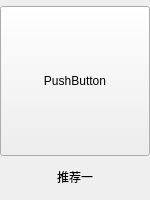
<?xml version="1.0" encoding="UTF-8"?>
<ui version="4.0">
 <class>RecBoxItem</class>
 <widget class="QWidget" name="RecBoxItem">
  <property name="geometry">
   <rect>
    <x>0</x>
    <y>0</y>
    <width>150</width>
    <height>200</height>
   </rect>
  </property>
  <property name="minimumSize">
   <size>
    <width>150</width>
    <height>200</height>
   </size>
  </property>
  <property name="maximumSize">
   <size>
    <width>150</width>
    <height>200</height>
   </size>
  </property>
  <property name="windowTitle">
   <string>Form</string>
  </property>
  <layout class="QVBoxLayout" name="verticalLayout">
   <property name="spacing">
    <number>0</number>
   </property>
   <property name="leftMargin">
    <number>0</number>
   </property>
   <property name="topMargin">
    <number>0</number>
   </property>
   <property name="rightMargin">
    <number>0</number>
   </property>
   <property name="bottomMargin">
    <number>0</number>
   </property>
   <item>
    <widget class="QWidget" name="imageBox" native="true">
     <property name="minimumSize">
      <size>
       <width>150</width>
       <height>150</height>
      </size>
     </property>
     <property name="maximumSize">
      <size>
       <width>150</width>
       <height>150</height>
      </size>
     </property>
     <layout class="QHBoxLayout" name="horizontalLayout">
      <property name="spacing">
       <number>0</number>
      </property>
      <property name="leftMargin">
       <number>0</number>
      </property>
      <property name="topMargin">
       <number>0</number>
      </property>
      <property name="rightMargin">
       <number>0</number>
      </property>
      <property name="bottomMargin">
       <number>0</number>
      </property>
      <item>
       <widget class="QPushButton" name="recMusicBtn">
        <property name="minimumSize">
         <size>
          <width>150</width>
          <height>150</height>
         </size>
        </property>
        <property name="maximumSize">
         <size>
          <width>150</width>
          <height>150</height>
         </size>
        </property>
        <property name="cursor">
         <cursorShape>PointingHandCursor</cursorShape>
        </property>
        <property name="text">
         <string>PushButton</string>
        </property>
       </widget>
      </item>
     </layout>
    </widget>
   </item>
   <item>
    <widget class="QLabel" name="recBoxText">
     <property name="minimumSize">
      <size>
       <width>0</width>
       <height>30</height>
      </size>
     </property>
     <property name="maximumSize">
      <size>
       <width>16777215</width>
       <height>30</height>
      </size>
     </property>
     <property name="text">
      <string>推荐一</string>
     </property>
     <property name="alignment">
      <set>Qt::AlignmentFlag::AlignCenter</set>
     </property>
    </widget>
   </item>
  </layout>
 </widget>
 <resources/>
 <connections/>
</ui>
